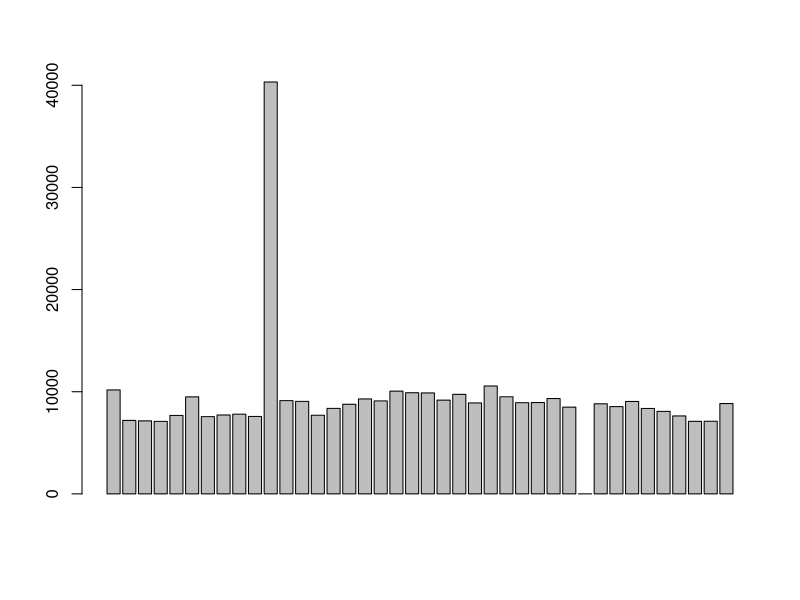

This figure's R source:
## ---- chunk 1
library(R6)

# gameboard and decks 

gameboard <- data.frame(
  space = 1:40, 
  title = c(
    "Go", "Mediterranean Avenue", "Community Chest", "Baltic Avenue",
    "Income Tax", "Reading Railroad", "Oriental Avenue", "Chance",
    "Vermont Avenue", "Connecticut Avenue", "Jail", "St. Charles Place",
    "Electric Company", "States Avenue", "Virginia Avenue",
    "Pennsylvania Railroad", "St. James Place", "Community Chest",
    "Tennessee Avenue", "New York Avenue", "Free Parking",
    "Kentucky Avenue", "Chance", "Indiana Avenue", "Illinois Avenue",
    "B & O Railroad", "Atlantic Avenue", "Ventnor Avenue", "Water Works",
    "Marvin Gardens", "Go to jail", "Pacific Avenue",
    "North Carolina Avenue", "Community Chest", "Pennsylvania Avenue",
    "Short Line Railroad", "Chance", "Park Place", "Luxury Tax",
    "Boardwalk"), stringsAsFactors = FALSE)
chancedeck <- data.frame(
  index = 1:15, 
  card = c(
    "Advance to Go", "Advance to Illinois Ave.",
    "Advance to St. Charles Place", "Advance token to nearest Utility",
    "Advance token to the nearest Railroad",
    "Take a ride on the Reading Railroad",
    "Take a walk on the Boardwalk", "Go to Jail", "Go Back 3 Spaces",
    "Bank pays you dividend of $50", "Get out of Jail Free",
    "Make general repairs on all your property", "Pay poor tax of $15",
    "You have been elected Chairman of the Board", 
    "Your building loan matures"), stringsAsFactors = FALSE)
communitydeck <- data.frame(
  index = 1:16, 
  card = c(
    "Advance to Go", "Go to Jail",
    "Bank error in your favor. Collect $200", "Doctor's fees Pay $50",
    "From sale of stock you get $45", "Get Out of Jail Free",
    "Grand Opera Night Opening", "Xmas Fund matures", "Income tax refund",
    "Life insurance matures. Collect $100", "Pay hospital fees of $100",
    "Pay school tax of $150", "Receive for services $25",
    "You are assessed for street repairs",
    "You have won second prize in a beauty contest",
    "You inherit $100"), stringsAsFactors = FALSE)

# RandomDice class 

RandomDice <- R6Class(
  classname = "RandomDice",
  public = list(
    verbose = NA,
    initialize = function(verbose = FALSE){
      stopifnot(is.logical(verbose))
      self$verbose = verbose
    },
    roll = function() {
      outcome <- sample(1:6, size = 2, replace = TRUE)
      if(self$verbose){
        cat("Dice Rolled:", outcome[1], outcome[2], "\n")
      }
      outcome
    }
  )
)

# Preset Dice 

PresetDice <- R6Class(
  classname = "PresetDice",
  public = list(
    verbose = NA,
    preset_rolls = double(0),
    position = 1,
    initialize = function(rolls, verbose = FALSE){
      stopifnot(is.logical(verbose))
      stopifnot(is.numeric(rolls))
      self$preset_rolls = rolls
      self$verbose = verbose
    },
    roll = function(){
      if(self$position > length(self$preset_rolls)){
        stop("You have run out of predetermined dice outcomes.")
      }
      outcome <- c(self$preset_rolls[self$position], 
                   self$preset_rolls[self$position + 1])
      self$position <- self$position + 2
      if(self$verbose){
        cat("Dice Rolled:", outcome[1], outcome[2], "\n")
      }
      outcome
    }
  )
)


# Chance and Community Decks 

# This R6 class object shuffles the card deck when initialized.
# It has one method $draw(), which will draw a card from the deck.
# If all the cards have been drawn (position = deck length), then it will
# shuffle the cards again.
# The verbose option cats the card that is drawn on to the screen.
CardDeck <- R6Class(
  classname = "CardDeck",
  public = list(
    verbose = NA,
    deck_order = double(0), 
    deck = data.frame(),
    position = 1,
    initialize = function(deck, verbose = FALSE){
      stopifnot(is.data.frame(deck),
                is.numeric(deck[[1]]),
                is.character(deck[[2]]))
      self$deck_order <- sample(length(deck[[1]]))
      self$verbose <- verbose
      self$deck <- deck
    },
    draw = function(){
      if(self$position > length(self$deck_order)){
        # if we run out of cards, shuffle deck
        # and reset the position to 1
        if(self$verbose){
          cat("Shuffling deck.\n")
        }
        self$deck_order <- sample(length(self$deck[[1]]))
        self$position <- 1
      }
      outcome <- c(self$deck_order[self$position]) # outcome is the value at position
      self$position <- self$position + 1 # advance the position by 1
      if(self$verbose){
        cat("Card:", self$deck[outcome, 2], "\n")
      }
      outcome # return the outcome
    }
  )
)


# R6 Class SpaceTracker 

SpaceTracker <- R6Class(
  classname = "SpaceTracker",
  public = list(
    counts = rep(0, 40),
    verbose = TRUE,
    tally = function(x){
      self$counts[x] <- self$counts[x] + 1
      if(self$verbose){
        cat("Added tally to ", x, ": ", gameboard$title[x], ".\n", sep = "")
      }
    },
    initialize = function(verbose){
      self$verbose <- verbose
    }
  )
)

# R6 Class Player 

Player <- R6Class(
  classname = "Player",
  public = list(
    pos = 1,
    verbose = TRUE,
    jail = FALSE,
    jail_num = 0,
    move_fwd = function(n){
      self$pos <- self$pos + n
      if(self$pos > 40){
        self$pos <- self$pos - 40
      }
      if(self$verbose){
        cat("Player is now at ", self$pos, ": " , gameboard$title[self$pos], "\n", sep = "")
      }
    },
    initialize = function(verbose = FALSE, pos = 1, jail = FALSE, jail_num = 0) {
      self$verbose <- verbose
      self$pos <- pos
      self$jail <- jail
      self$jail_num <- jail_num
    }
  )
)


# turn taking example 

community_chest_result <- function(n) {
  if(n == 1) {
    return(1)
  } else if(n == 2) {
    return(11)
  } else {
    return(0)
  }
}
chance_result <- function(n, player_rolling) {
  if(n == 1) {
    return(1)
  } else if(n == 2) {
    return(25)
  } else if(n == 3) {
    return(12)
  } else if(n == 4) {
    current <- player_rolling$pos
    if(current == 23) {
      return(29)
    } else {
      return(13)
    }
  } else if(n == 5) {
    current <- player_rolling$pos
    if(current == 8) {
      return(16)
    } else if(current == 23) {
      return(26)
    } else {
      return(6)
    }
  } else if(n == 6) {
    return(6)
  } else if(n == 7) {
    return(40)
  } else if(n == 8) {
    return(11)
  } else if(n == 9) {
    return(player_rolling$pos - 3)
  } else {
    return(0)
  }
}



take_turn <- function(player, spacetracker){
    doubles <- TRUE
    num_doubles <- 0
    while(doubles) {
      dice_rolls <- dice$roll()
      if(player$jail) {
        if(dice_rolls[1] == dice_rolls[2]) {
          if(player$verbose) {
            cat("In jail but rolled doubles.", "\n")
            cat("Player exits jail.", "\n")
          }
          player$jail_num <- 0
          doubles <- FALSE
          player$jail <- FALSE
          player$jail_num <- 0
        } else if(player$jail_num == 2){
          if(player$verbose) {
            cat("Player's third turn in jail. Player must exit jail.", "\n")
          }
          doubles <- FALSE
          player$jail <- FALSE
          player$jail_num <- 0
        } else {
          if(player$verbose) {
            cat("Player stays in jail.", "\n")
          }
          player$jail_num <- player$jail_num + 1
          doubles <- FALSE
          spacetracker$tally(player$pos)
          break
        } 
      } else if(dice_rolls[1] != dice_rolls[2]) {
        doubles <- FALSE
      } else {
        num_doubles <- num_doubles + 1
        if(player$verbose) {
          cat("Doubles count is now", num_doubles, "\n")
        }
      }
      if(num_doubles == 3) {
        player$pos <- 11
        player$jail <- TRUE
        if(player$verbose) {
          cat("Player goes to Jail.", "\n")
        }
        spacetracker$tally(player$pos)
        break
      }
      if(player$verbose) {
        cat("Player starts at ", player$pos, ": ", gameboard$title[player$pos], "\n", sep = "")
      }
      player$move_fwd(sum(dice_rolls))
      if(player$pos == 31) {
        if(player$verbose) {
          cat("Player goes to jail.", "\n")
        }
        player$pos <- 11
        player$jail <- TRUE
        spacetracker$tally(player$pos)
        break
      }
      if(player$pos %in% c(3, 18, 34) ) {
        num <- community$draw()
        result <- community_chest_result(num)
        if(result != 0) {
          if(result == 11) {
            spacetracker$tally(player$pos)
            if(player$verbose) {
              cat("Player goes to jail.", "\n")
            }
            player$pos <- 11
            player$jail <- TRUE
            spacetracker$tally(player$pos)
            break
          } else {
            spacetracker$tally(player$pos)
            player$move_fwd(40 + result - player$pos)
          }
        }
      }
      if(player$pos %in% c(8, 23, 37) ) {
        num <- chance$draw()
        result <- chance_result(num, player)
        if(result != 0) {
          if(result == 11) {
            spacetracker$tally(player$pos)
            if(player$verbose) {
              cat("Player goes to jail.", "\n")
            }
            player$pos <- 11
            player$jail <- TRUE
            spacetracker$tally(player$pos)
            break
          } else {
            spacetracker$tally(player$pos)
            player$move_fwd(40 + result - player$pos)
          }
        }
      }
      spacetracker$tally(player$pos)
      if(doubles && player$verbose) {
        cat("\n", "Player rolled doubles, so they take another turn.", "\n", sep = "")
      }
    }
  }



## ---- chunk 2
dice <- PresetDice$new(
  rolls = c(3,4),
  verbose = TRUE
)
set.seed(16)
player1 <- Player$new(verbose = TRUE, pos = 24)
monopoly <- SpaceTracker$new(verbose = TRUE)

for(i in 1:1){
  cat("--- Turn", i,"---\n")
  take_turn(player1, monopoly)
  cat("\n")
}

print(setNames(monopoly$counts, 1:40))
## ---- chunk 3
dice <- PresetDice$new(
  rolls = c(3,4, 4,3, 1,1, 3,4, 5,3),
  verbose = TRUE
)
RNGkind(sample.kind = "Rejection")
set.seed(135)
chance <- CardDeck$new(chancedeck, verbose = TRUE)
community <- CardDeck$new(communitydeck, verbose = TRUE)
player1 <- Player$new(verbose = TRUE)
monopoly <- SpaceTracker$new(verbose = TRUE)

for(i in 1:4){
  cat("--- Turn", i,"---\n")
  take_turn(player1, monopoly)
  cat("\n")
}

print(setNames(monopoly$counts, 1:40))
## ---- chunk 4
dice <- PresetDice$new(
  rolls = c(3,3, 2,2, 2,1, 3,1), verbose = TRUE)

player1 <- Player$new(verbose = TRUE)
monopoly <- SpaceTracker$new(verbose = TRUE)
for(i in 1:2){
  cat("--- Turn", i,"---\n")
  take_turn(player1, monopoly)
  cat("\n")
}

print(setNames(monopoly$counts, 1:40))
## ---- chunk 5
dice <- PresetDice$new(
  rolls = c(3,3, 3,3, 3,3, 5,6, 5,6, 5,6),
  verbose = TRUE
)

player1 <- Player$new(verbose = TRUE)
monopoly <- SpaceTracker$new(verbose = TRUE)

for(i in 1:4){
  cat("--- Turn", i,"---\n")
  take_turn(player1, monopoly)
  cat("\n")
}

print(setNames(monopoly$counts, 1:40))
## ---- chunk 6
dice <- PresetDice$new(
  rolls = c(3,3, 1,2, 3,3, 3,4),
  verbose = TRUE
)

player1 <- Player$new(verbose = TRUE, pos = 25)
monopoly <- SpaceTracker$new(verbose = TRUE)

for(i in 1:3){
  cat("--- Turn", i,"---\n")
  take_turn(player1, monopoly)
  cat("\n")
}

print(setNames(monopoly$counts, 1:40))
## ---- chunk 7
## You must use these dice for Part 1
dice <- PresetDice$new(
  rolls = c(6,4, 5,3, 3,5, 4,4, 4,4, 2,2, 4,3, 4,4, 1,4,
            3,4, 1,2, 3,6, 5,4, 5,5, 1,2, 5,4, 3,3, 6,1,
            1,1, 2,3, 5,5, 5,4, 4,1, 2,2, 2,4),
  verbose = TRUE
)
set.seed(2)
chance <- CardDeck$new(chancedeck, verbose = TRUE)
community <- CardDeck$new(communitydeck, verbose = TRUE)
## ---- chunk 8
player1 <- Player$new(verbose = TRUE)
monopoly <- SpaceTracker$new(verbose = TRUE)

for(i in 1:20){
  cat("--- Turn", i,"---\n")
  take_turn(player1, monopoly)
  cat("\n")
}

monopoly$counts
cbind(gameboard, counts = monopoly$counts)
## ---- chunk 9
library(dplyr)
## ---- chunk 10
set.seed(2)
chance <- CardDeck$new(chancedeck, verbose = FALSE)
community <- CardDeck$new(communitydeck, verbose = FALSE)
dice <- RandomDice$new()

player1 <- Player$new(verbose = FALSE)
player2 <- Player$new(verbose = FALSE)
monopoly <- SpaceTracker$new(verbose = FALSE)

for(g in 1:1000) {
  if(g %% 100 == 0) {
    cat("#### SIMULATING GAME", g, "##### \n")
  }
  for(i in 1:150){
    take_turn(player1, monopoly)
    take_turn(player2, monopoly)
  }
}

print(setNames(monopoly$counts, 1:40))
barplot(monopoly$counts)

results <- cbind(gameboard, tally = monopoly$counts)
results <- cbind(results, rel = monopoly$counts/sum(monopoly$counts))
print(results)

arrange(results, desc(tally))
